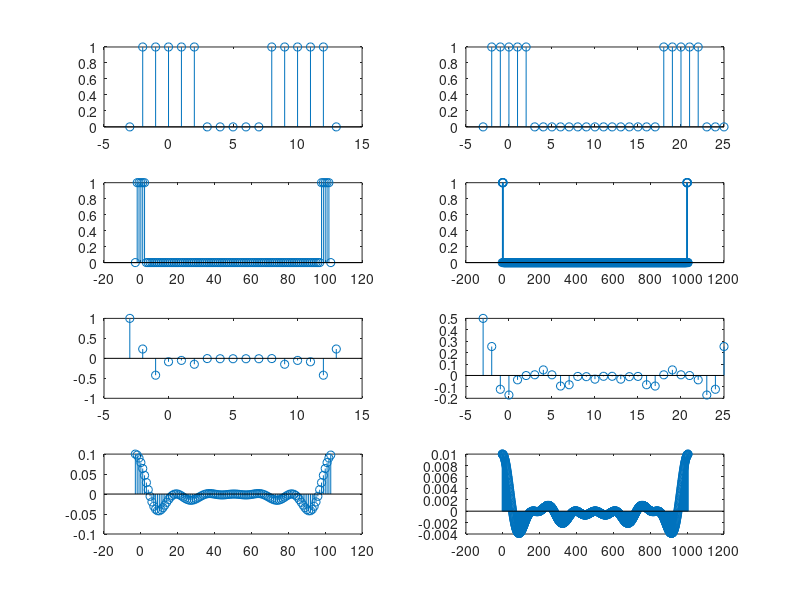

MATLAB code to generate this figure:
n=[10,20,100,1000];
for i=1:length(n)
if (i==1)
x=-3:13;
y=1:17;
z=17;
elseif(i==2)
 x=-3:25;
y=1:29 ;
z=29;
elseif(i==3)
 x=-3:103;
y=1:107 ;
z=107;
elseif(i==4)
 x=-3:1005;
y=1:1009; 
z=1009; 
end

for q=1:z
if ((x(q)>=-2&&x(q)<=2) ||(x(q)>=n(i)-2&&x(q)<=n(i)+2))
    y(q)=1;
else
    y(q)=0;
end
end
q=fft(y)/n(i);
subplot(4,2,i)
stem(x,y)
subplot(4,2,i+4)
stem(x,q)
end

%the signal becomes closer to a continious signal as N increases 
% the amplitude decreases

